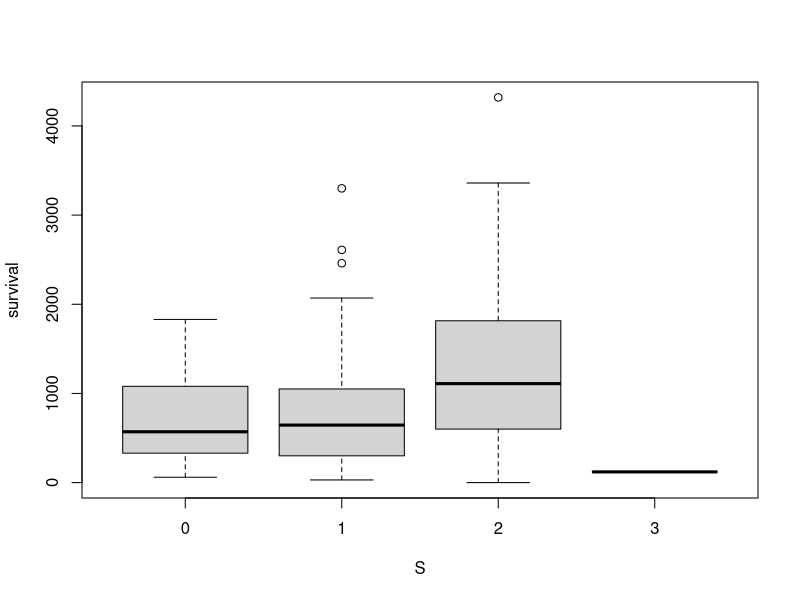
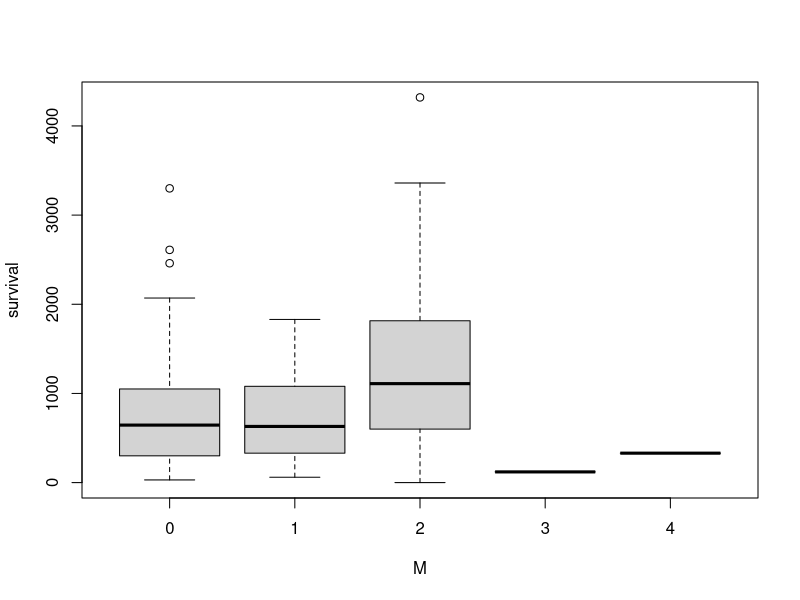
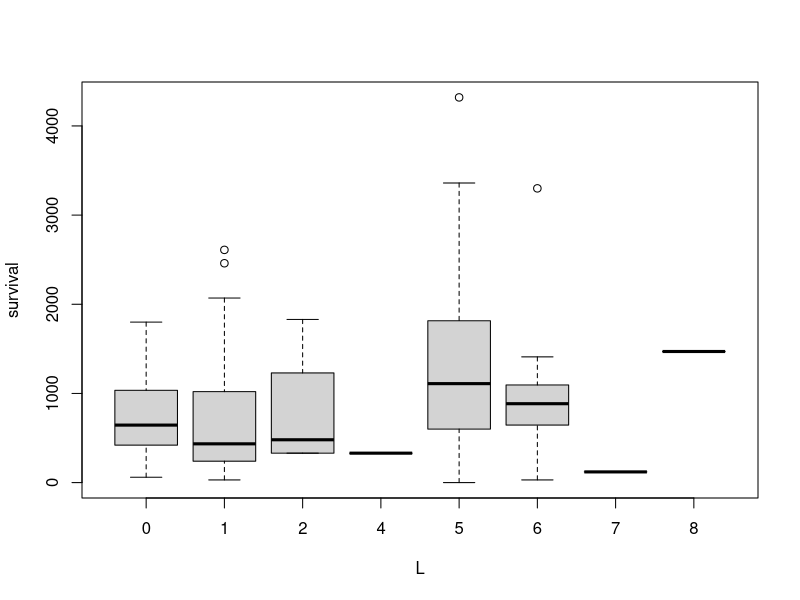

Write the R code that produced these figures, in order.
#                 09.4.AgglomerativeHierarchical Clustering Statistical Study - LICA
#       Author: Alexperezm | Master's End of Degree Project - 2021-2022

#Objective: Statistical analysis of the clustering results developed by the
#hierarchical Clustering Model.

library(readxl)
results_HC <- read_excel("09.04.LICA_survival.xlsx", 
                                   na = "NA")

boxplot(survival ~ S, data=results_HC)
boxplot(survival ~ M, data=results_HC)
boxplot(survival ~ L, data=results_HC)

salida.aov = aov(survival ~ S, data=results_HC)
summary(salida.aov)

salida.aov = aov(survival ~ M, data=results_HC)
summary(salida.aov)

salida.aov = aov(survival ~ L, data=results_HC)
summary(salida.aov)

with(results_HC,pairwise.t.test(survival,S,p.adj="bonferroni"))
with(results_HC,pairwise.t.test(survival,M,p.adj="bonferroni"))
with(results_HC,pairwise.t.test(survival,L,p.adj="bonferroni"))
